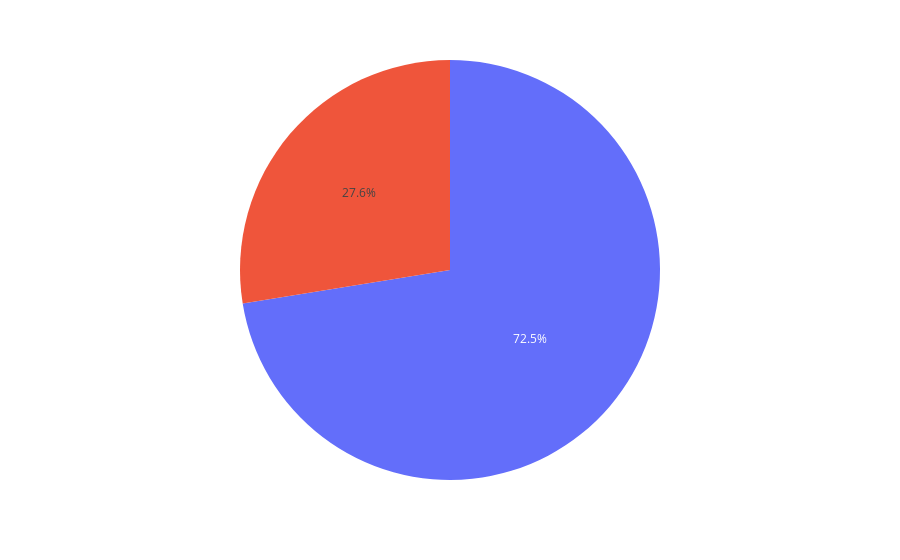

Notebook cell for this chart:
### Code cell
fig = go.Figure(px.pie(values= values, labels = keys))
fig.show()

### Figure 1 — Plotly figure (JSON) as saved in the notebook; plotly's stock layout.template omitted (floating-point values rounded to 4 significant figures)
{"data": [{"domain": {"x": [0, 1], "y": [0, 1]}, "hovertemplate": "value=%{value}<extra></extra>", "legendgroup": "", "name": "", "showlegend": false, "type": "pie", "values": [1449, 551]}], "layout": {"legend": {"tracegroupgap": 0}, "margin": {"t": 60}}}
